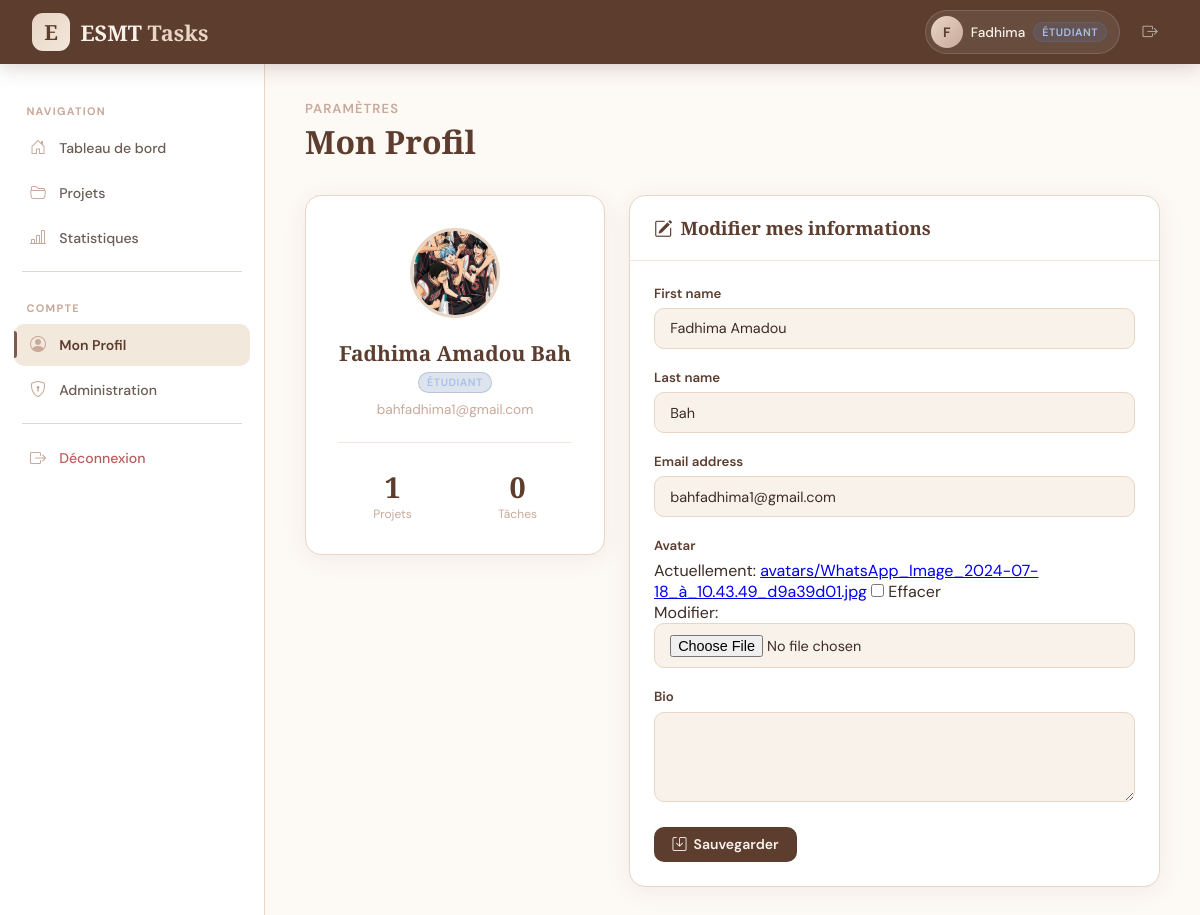
Screenshot of /profile/ (signed in) with the database file from the repository.
### users/models.py (models this page shows, shortened)
class CustomUser(AbstractUser):
    ROLE_CHOICES = [
        ('etudiant', 'Étudiant'),
        ('professeur', 'Professeur'),
    ]
    role = models.CharField(
        max_length=20,
        choices=ROLE_CHOICES,
        default='etudiant'
    )
    avatar = models.ImageField(
        upload_to='avatars/',
        null=True,
        blank=True
    )
    bio = models.TextField(blank=True, null=True)

### users/views.py (the view)
# urls.py: path('profile/', views.profile_view, name='profile'),
@login_required
def profile_view(request):
    if request.method == 'POST':
        form = ProfileUpdateForm(request.POST, request.FILES, instance=request.user)
        if form.is_valid():
            form.save()
            messages.success(request, 'Profil mis à jour avec succès !')
            return redirect('profile')
    else:
        form = ProfileUpdateForm(instance=request.user)
    return render(request, 'users/profile.html', {'form': form})

### users/forms.py
class ProfileUpdateForm(forms.ModelForm):
    class Meta:
        model = CustomUser
        fields = ('first_name', 'last_name', 'email', 'avatar', 'bio')
        widgets = {
            'bio': forms.Textarea(attrs={'rows': 3}),
        }
    def __init__(self, *args, **kwargs):
        super().__init__(*args, **kwargs)
        for field in self.fields.values():
            field.widget.attrs['class'] = 'form-control'

### templates/users/profile.html (shortened to what this page needs)
{% extends 'base.html' %}
{% block content %}
{% include 'partials/navbar.html' %}
<div class="app-layout">
    {% include 'partials/sidebar.html' %}
    <main class="main-content">
        <div class="page-header">
            <div>
                <p class="page-subtitle">Paramètres</p>
                <h1 class="page-title">Mon Profil</h1>
            </div>
        </div>
        <div style="display:grid; grid-template-columns:300px 1fr; gap:1.5rem;">
            <div class="card" style="align-self:start;">
                <div class="card-body" style="text-align:center; padding:2rem;">
                    {% if user.avatar %}
                    <img src="{{ user.avatar.url }}" style="width:90px;height:90px;border-radius:50%;object-fit:cover;border:3px solid var(--beige-dark);">
                    {% endif %}
                    <h4 style="font-family:'Cormorant Garamond',serif;font-size:1.3rem;color:var(--brown-dark);margin-top:1rem;">
                        {{ user.get_full_name|default:user.username }}
                    </h4>
                    <span class="role-badge {{ user.role }}" style="margin-top:.3rem;display:inline-block;">
                        {{ user.get_role_display }}
                    </span>
                    <p style="font-size:.85rem;color:var(--brown-pale);margin-top:.5rem;">{{ user.email }}</p>
                    <div style="display:grid;grid-template-columns:1fr 1fr;gap:1rem;margin-top:1.5rem;padding-top:1.5rem;border-top:1px solid var(--beige);">
                        <div>
                            <div style="font-family:'Cormorant Garamond',serif;font-size:1.8rem;font-weight:700;color:var(--brown-dark);">{{ user.created_projects.count }}</div>
                            <div style="font-size:.75rem;color:var(--brown-pale);">Projets</div>
                        </div>
                        <div>
                            <div style="font-family:'Cormorant Garamond',serif;font-size:1.8rem;font-weight:700;color:var(--brown-dark);">{{ user.assigned_tasks.count }}</div>
                            <div style="font-size:.75rem;color:var(--brown-pale);">Tâches</div>
                        </div>
                    </div>
                </div>
            </div>
            <div class="card">
                <div class="card-header">
                    <span class="card-title"><i class="bi bi-pencil-square"></i> Modifier mes informations</span>
                </div>
                <div class="card-body">
                    <form method="post" enctype="multipart/form-data">
                        {% for field in form %}
                        <div class="form-group">
                            <label class="form-label">{{ field.label }}</label>
                            {{ field }}
                        </div>
                        {% endfor %}
                        <button type="submit" class="btn btn-primary">
                            <i class="bi bi-save"></i> Sauvegarder
                        </button>
                    </form>
                </div>
            </div>
        </div>
    </main>
</div>
{% endblock %}

### templates/base.html (shortened to what this page needs)
<!DOCTYPE html>
<html lang="fr">
<head>
    <link href="https://cdn.jsdelivr.net/npm/bootstrap-icons@1.11.0/font/bootstrap-icons.css" rel="stylesheet">
</head>
<body>
{% block content %}{% endblock %}
</body>
</html>

### templates/partials/navbar.html
<nav class="navbar">
    <a href="{% url 'dashboard' %}" class="navbar-brand">
        <div class="logo-icon">E</div>
        <span class="brand-text">ESMT <span>Tasks</span></span>
    </a>
    <div class="navbar-right">
        <a href="{% url 'profile' %}" class="user-chip">
            <div class="user-avatar">{{ user.username.0|upper }}</div>
            <span class="user-name">{{ user.username }}</span>
            <span class="role-badge {{ user.role }}">{{ user.get_role_display }}</span>
        </a>
        <a href="{% url 'logout' %}" class="nav-btn"><i class="bi bi-box-arrow-right"></i></a>
    </div>
</nav>

### templates/partials/sidebar.html
<aside class="sidebar">
    <span class="sidebar-section">Navigation</span>
    <a href="{% url 'dashboard' %}" class="sidebar-link {% if request.resolver_match.url_name == 'dashboard' %}active{% endif %}">
        <i class="bi bi-house-door"></i> Tableau de bord
    </a>
    <a href="{% url 'project_list' %}" class="sidebar-link {% if 'project' in request.resolver_match.url_name %}active{% endif %}">
        <i class="bi bi-folder2-open"></i> Projets
    </a>
    <a href="{% url 'statistics' %}" class="sidebar-link {% if 'statistics' in request.resolver_match.url_name %}active{% endif %}">
        <i class="bi bi-bar-chart-line"></i> Statistiques
    </a>
    <div class="sidebar-divider"></div>
    <span class="sidebar-section">Compte</span>
    <a href="{% url 'profile' %}" class="sidebar-link {% if request.resolver_match.url_name == 'profile' %}active{% endif %}">
        <i class="bi bi-person-circle"></i> Mon Profil
    </a>
    {% if user.is_staff %}
    <a href="/admin/" class="sidebar-link" target="_blank">
        <i class="bi bi-shield-lock"></i> Administration
    </a>
    {% endif %}
    <div class="sidebar-divider"></div>
    <a href="{% url 'logout' %}" class="sidebar-link" style="color:var(--red);">
        <i class="bi bi-box-arrow-right"></i> Déconnexion
    </a>
</aside>

### rows the page displays
CustomUser: username.0 "F", username "Fadhima", role "ÉTUDIANT", avatar (picture), get_full_name "Fadhima Amadou Bah", email "bahfadhima1@gmail.com", created_projects.count "1", assigned_tasks.count "0", form "Fadhima Amadou" "Bah" "bahfadhima1@gmail.com"

### other values shown
{{ field.label }} "First name" "Last name" "Email address" "Avatar" "Bio"
